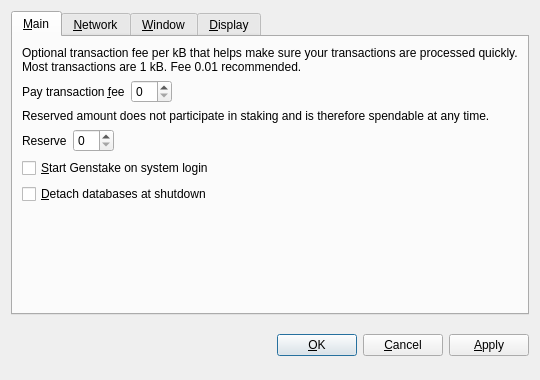
<?xml version="1.0" encoding="UTF-8"?>
<ui version="4.0">
 <class>OptionsDialog</class>
 <widget class="QDialog" name="OptionsDialog">
  <property name="geometry">
   <rect>
    <x>0</x>
    <y>0</y>
    <width>540</width>
    <height>380</height>
   </rect>
  </property>
  <property name="windowTitle">
   <string>Options</string>
  </property>
  <property name="modal">
   <bool>true</bool>
  </property>
  <layout class="QVBoxLayout" name="verticalLayout">
   <item>
    <widget class="QTabWidget" name="tabWidget">
     <property name="tabPosition">
      <enum>QTabWidget::North</enum>
     </property>
     <property name="currentIndex">
      <number>0</number>
     </property>
     <widget class="QWidget" name="tabMain">
      <attribute name="title">
       <string>&amp;Main</string>
      </attribute>
      <layout class="QVBoxLayout" name="verticalLayout_Main">
       <item>
        <widget class="QLabel" name="transactionFeeInfoLabel">
         <property name="text">
          <string>Optional transaction fee per kB that helps make sure your transactions are processed quickly. Most transactions are 1 kB. Fee 0.01 recommended.</string>
         </property>
         <property name="textFormat">
          <enum>Qt::PlainText</enum>
         </property>
         <property name="wordWrap">
          <bool>true</bool>
         </property>
        </widget>
       </item>
       <item>
        <layout class="QHBoxLayout" name="horizontalLayoutFee">
         <item>
          <widget class="QLabel" name="transactionFeeLabel">
           <property name="text">
            <string>Pay transaction &amp;fee</string>
           </property>
           <property name="textFormat">
            <enum>Qt::PlainText</enum>
           </property>
           <property name="buddy">
            <cstring>transactionFee</cstring>
           </property>
          </widget>
         </item>
         <item>
          <widget class="BitcoinAmountField" name="transactionFee"/>
         </item>
         <item>
          <spacer name="horizontalSpacerFee">
           <property name="orientation">
            <enum>Qt::Horizontal</enum>
           </property>
           <property name="sizeHint" stdset="0">
            <size>
             <width>40</width>
             <height>20</height>
            </size>
           </property>
          </spacer>
         </item>
        </layout>
       </item>
       <item>
        <widget class="QLabel" name="reserveBalanceInfoLabel">
         <property name="text">
          <string>Reserved amount does not participate in staking and is therefore spendable at any time.</string>
         </property>
         <property name="textFormat">
          <enum>Qt::PlainText</enum>
         </property>
         <property name="wordWrap">
          <bool>true</bool>
         </property>
        </widget>
       </item>
       <item>
        <layout class="QHBoxLayout" name="horizontalLayoutReserveBalance">
         <item>
          <widget class="QLabel" name="reserveBalanceLabel">
           <property name="text">
            <string>Reserve</string>
           </property>
           <property name="textFormat">
            <enum>Qt::PlainText</enum>
           </property>
           <property name="buddy">
            <cstring>reserveBalance</cstring>
           </property>
          </widget>
         </item>
         <item>
          <widget class="BitcoinAmountField" name="reserveBalance"/>
         </item>
         <item>
          <spacer name="horizontalSpacerReserveBalance">
           <property name="orientation">
            <enum>Qt::Horizontal</enum>
           </property>
           <property name="sizeHint" stdset="0">
            <size>
             <width>40</width>
             <height>20</height>
            </size>
           </property>
          </spacer>
         </item>
        </layout>
       </item>
       <item>
        <widget class="QCheckBox" name="bitcoinAtStartup">
         <property name="toolTip">
          <string>Automatically start Genstake after logging in to the system.</string>
         </property>
         <property name="text">
          <string>&amp;Start Genstake on system login</string>
         </property>
        </widget>
       </item>
       <item>
        <widget class="QCheckBox" name="detachDatabases">
         <property name="toolTip">
          <string>Detach block and address databases at shutdown. This means they can be moved to another data directory, but it slows down shutdown. The wallet is always detached.</string>
         </property>
         <property name="text">
          <string>&amp;Detach databases at shutdown</string>
         </property>
        </widget>
       </item>
       <item>
        <spacer name="verticalSpacer_Main">
         <property name="orientation">
          <enum>Qt::Vertical</enum>
         </property>
         <property name="sizeHint" stdset="0">
          <size>
           <width>20</width>
           <height>40</height>
          </size>
         </property>
        </spacer>
       </item>
      </layout>
     </widget>
     <widget class="QWidget" name="tabNetwork">
      <attribute name="title">
       <string>&amp;Network</string>
      </attribute>
      <layout class="QVBoxLayout" name="verticalLayout_Network">
       <item>
        <widget class="QCheckBox" name="mapPortUpnp">
         <property name="toolTip">
          <string>Automatically open the Genstake client port on the router. This only works when your router supports UPnP and it is enabled.</string>
         </property>
         <property name="text">
          <string>Map port using &amp;UPnP</string>
         </property>
        </widget>
       </item>
       <item>
        <widget class="QCheckBox" name="connectSocks">
         <property name="toolTip">
          <string>Connect to the Genstake network through a SOCKS proxy (e.g. when connecting through Tor).</string>
         </property>
         <property name="text">
          <string>&amp;Connect through SOCKS proxy:</string>
         </property>
        </widget>
       </item>
       <item>
        <layout class="QHBoxLayout" name="horizontalLayout_Network">
         <item>
          <widget class="QLabel" name="proxyIpLabel">
           <property name="text">
            <string>Proxy &amp;IP:</string>
           </property>
           <property name="textFormat">
            <enum>Qt::PlainText</enum>
           </property>
           <property name="buddy">
            <cstring>proxyIp</cstring>
           </property>
          </widget>
         </item>
         <item>
          <widget class="QValidatedLineEdit" name="proxyIp">
           <property name="maximumSize">
            <size>
             <width>140</width>
             <height>16777215</height>
            </size>
           </property>
           <property name="toolTip">
            <string>IP address of the proxy (e.g. 127.0.0.1)</string>
           </property>
          </widget>
         </item>
         <item>
          <widget class="QLabel" name="proxyPortLabel">
           <property name="text">
            <string>&amp;Port:</string>
           </property>
           <property name="textFormat">
            <enum>Qt::PlainText</enum>
           </property>
           <property name="buddy">
            <cstring>proxyPort</cstring>
           </property>
          </widget>
         </item>
         <item>
          <widget class="QLineEdit" name="proxyPort">
           <property name="maximumSize">
            <size>
             <width>55</width>
             <height>16777215</height>
            </size>
           </property>
           <property name="toolTip">
            <string>Port of the proxy (e.g. 9050)</string>
           </property>
          </widget>
         </item>
         <item>
          <widget class="QLabel" name="socksVersionLabel">
           <property name="text">
            <string>SOCKS &amp;Version:</string>
           </property>
           <property name="textFormat">
            <enum>Qt::PlainText</enum>
           </property>
           <property name="buddy">
            <cstring>socksVersion</cstring>
           </property>
          </widget>
         </item>
         <item>
          <widget class="QValueComboBox" name="socksVersion">
           <property name="toolTip">
            <string>SOCKS version of the proxy (e.g. 5)</string>
           </property>
          </widget>
         </item>
         <item>
          <spacer name="horizontalSpacer_Network">
           <property name="orientation">
            <enum>Qt::Horizontal</enum>
           </property>
           <property name="sizeHint" stdset="0">
            <size>
             <width>40</width>
             <height>20</height>
            </size>
           </property>
          </spacer>
         </item>
        </layout>
       </item>
       <item>
        <spacer name="verticalSpacer_Network">
         <property name="orientation">
          <enum>Qt::Vertical</enum>
         </property>
         <property name="sizeHint" stdset="0">
          <size>
           <width>20</width>
           <height>40</height>
          </size>
         </property>
        </spacer>
       </item>
      </layout>
     </widget>
     <widget class="QWidget" name="tabWindow">
      <attribute name="title">
       <string>&amp;Window</string>
      </attribute>
      <layout class="QVBoxLayout" name="verticalLayout_Window">
       <item>
        <widget class="QCheckBox" name="minimizeToTray">
         <property name="toolTip">
          <string>Show only a tray icon after minimizing the window.</string>
         </property>
         <property name="text">
          <string>&amp;Minimize to the tray instead of the taskbar</string>
         </property>
        </widget>
       </item>
       <item>
        <widget class="QCheckBox" name="minimizeOnClose">
         <property name="toolTip">
          <string>Minimize instead of exit the application when the window is closed. When this option is enabled, the application will be closed only after selecting Quit in the menu.</string>
         </property>
         <property name="text">
          <string>M&amp;inimize on close</string>
         </property>
        </widget>
       </item>
       <item>
        <spacer name="verticalSpacer_Window">
         <property name="orientation">
          <enum>Qt::Vertical</enum>
         </property>
         <property name="sizeHint" stdset="0">
          <size>
           <width>20</width>
           <height>40</height>
          </size>
         </property>
        </spacer>
       </item>
      </layout>
     </widget>
     <widget class="QWidget" name="tabDisplay">
      <attribute name="title">
       <string>&amp;Display</string>
      </attribute>
      <layout class="QVBoxLayout" name="verticalLayout_Display">
       <item>
        <layout class="QHBoxLayout" name="horizontalLayout_1_Display">
         <item>
          <widget class="QLabel" name="langLabel">
           <property name="text">
            <string>User Interface &amp;language:</string>
           </property>
           <property name="textFormat">
            <enum>Qt::PlainText</enum>
           </property>
           <property name="buddy">
            <cstring>lang</cstring>
           </property>
          </widget>
         </item>
         <item>
          <widget class="QValueComboBox" name="lang">
           <property name="toolTip">
            <string>The user interface language can be set here. This setting will take effect after restarting Genstake.</string>
           </property>
          </widget>
         </item>
        </layout>
       </item>
       <item>
        <layout class="QHBoxLayout" name="horizontalLayout_2_Display">
         <item>
          <widget class="QLabel" name="unitLabel">
           <property name="text">
            <string>&amp;Unit to show amounts in:</string>
           </property>
           <property name="textFormat">
            <enum>Qt::PlainText</enum>
           </property>
           <property name="buddy">
            <cstring>unit</cstring>
           </property>
          </widget>
         </item>
         <item>
          <widget class="QValueComboBox" name="unit">
           <property name="toolTip">
            <string>Choose the default subdivision unit to show in the interface and when sending coins.</string>
           </property>
          </widget>
         </item>
        </layout>
       </item>
       <item>
        <widget class="QCheckBox" name="coinControlFeatures">
         <property name="toolTip">
          <string>Whether to show coin control features or not.</string>
         </property>
         <property name="text">
          <string>Display coin &amp;control features (experts only!)</string>
         </property>
        </widget>
       </item>
       <item>
        <spacer name="verticalSpacer_Display">
         <property name="orientation">
          <enum>Qt::Vertical</enum>
         </property>
         <property name="sizeHint" stdset="0">
          <size>
           <width>20</width>
           <height>40</height>
          </size>
         </property>
        </spacer>
       </item>
      </layout>
     </widget>
    </widget>
   </item>
   <item>
    <layout class="QHBoxLayout" name="horizontalLayout_Buttons">
     <item>
      <spacer name="horizontalSpacer_1">
       <property name="orientation">
        <enum>Qt::Horizontal</enum>
       </property>
       <property name="sizeHint" stdset="0">
        <size>
         <width>40</width>
         <height>48</height>
        </size>
       </property>
      </spacer>
     </item>
     <item>
      <widget class="QLabel" name="statusLabel">
       <property name="font">
        <font>
         <weight>75</weight>
         <bold>true</bold>
        </font>
       </property>
       <property name="text">
        <string/>
       </property>
       <property name="textFormat">
        <enum>Qt::PlainText</enum>
       </property>
       <property name="wordWrap">
        <bool>true</bool>
       </property>
      </widget>
     </item>
     <item>
      <spacer name="horizontalSpacer_2">
       <property name="orientation">
        <enum>Qt::Horizontal</enum>
       </property>
       <property name="sizeHint" stdset="0">
        <size>
         <width>40</width>
         <height>48</height>
        </size>
       </property>
      </spacer>
     </item>
     <item>
      <widget class="QPushButton" name="okButton">
       <property name="text">
        <string>&amp;OK</string>
       </property>
      </widget>
     </item>
     <item>
      <widget class="QPushButton" name="cancelButton">
       <property name="text">
        <string>&amp;Cancel</string>
       </property>
       <property name="autoDefault">
        <bool>false</bool>
       </property>
      </widget>
     </item>
     <item>
      <widget class="QPushButton" name="applyButton">
       <property name="text">
        <string>&amp;Apply</string>
       </property>
       <property name="autoDefault">
        <bool>false</bool>
       </property>
      </widget>
     </item>
    </layout>
   </item>
  </layout>
 </widget>
 <customwidgets>
  <customwidget>
   <class>BitcoinAmountField</class>
   <extends>QSpinBox</extends>
   <header>bitcoinamountfield.h</header>
  </customwidget>
  <customwidget>
   <class>QValueComboBox</class>
   <extends>QComboBox</extends>
   <header>qvaluecombobox.h</header>
  </customwidget>
  <customwidget>
   <class>QValidatedLineEdit</class>
   <extends>QLineEdit</extends>
   <header>qvalidatedlineedit.h</header>
  </customwidget>
 </customwidgets>
 <resources/>
 <connections/>
</ui>
